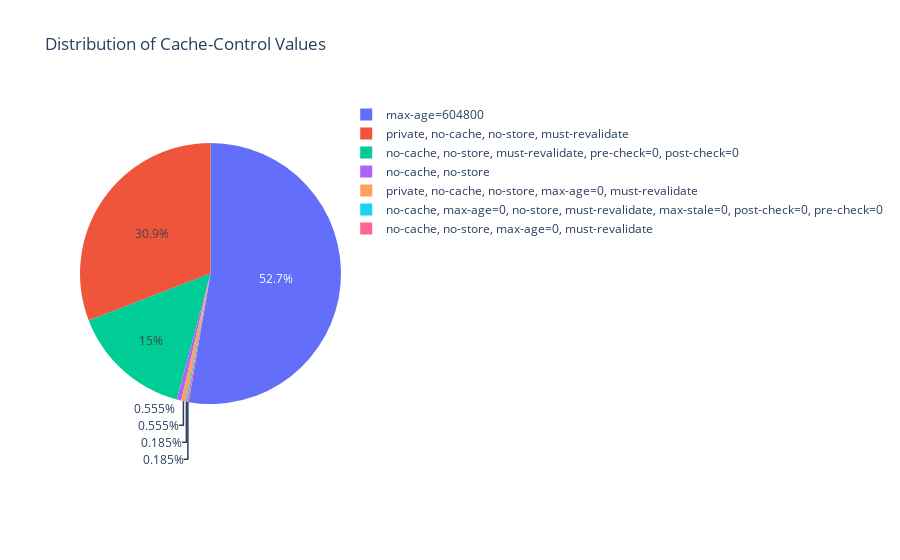

This figure's notebook cell:
### Code cell
# Count the occurrence of each Cache-Control value
cache_control_counts = data['Cache-Control'].value_counts()

# Convert the Series to a DataFrame
cache_control_counts_df = cache_control_counts.reset_index()

# Rename the columns for the plot
cache_control_counts_df.columns = ['Cache-Control', 'Count']

# Create the pie chart
fig = px.pie(cache_control_counts_df, names='Cache-Control', values='Count', title='Distribution of Cache-Control Values')

# Display the plot
fig.show()
pio.write_html(fig, file='../../fam-report-site/public/Web-Analytics/disturbutioncachecontrol.html', auto_open=True)

### Figure 1 — Plotly figure (JSON) as saved in the notebook; plotly's stock layout.template omitted (floating-point values rounded to 4 significant figures)
{"data": [{"domain": {"x": [0, 1], "y": [0, 1]}, "hovertemplate": "Cache-Control=%{label}<br>Count=%{value}<extra></extra>", "labels": ["max-age=604800", "private, no-cache, no-store, must-revalidate", "no-cache, no-store, must-revalidate, pre-check=0, post-check=0", "no-cache, no-store", "private, no-cache, no-store, max-age=0, must-revalidate", "no-cache, max-age=0, no-store, must-revalidate, max-stale=0, post-check=0, pre-check=0", "no-cache, no-store, max-age=0, must-revalidate"], "legendgroup": "", "name": "", "showlegend": true, "type": "pie", "values": [285, 167, 81, 3, 3, 1, 1]}], "layout": {"legend": {"tracegroupgap": 0}, "title": {"text": "Distribution of Cache-Control Values"}}}
